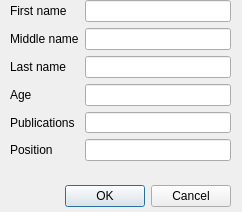
<?xml version="1.0" encoding="UTF-8"?>
<ui version="4.0">
 <class>Dialog</class>
 <widget class="QDialog" name="Dialog">
  <property name="geometry">
   <rect>
    <x>0</x>
    <y>0</y>
    <width>242</width>
    <height>212</height>
   </rect>
  </property>
  <property name="windowTitle">
   <string>Proofessor</string>
  </property>
  <widget class="QDialogButtonBox" name="buttonBox">
   <property name="geometry">
    <rect>
     <x>50</x>
     <y>180</y>
     <width>181</width>
     <height>32</height>
    </rect>
   </property>
   <property name="orientation">
    <enum>Qt::Horizontal</enum>
   </property>
   <property name="standardButtons">
    <set>QDialogButtonBox::Cancel|QDialogButtonBox::Ok</set>
   </property>
  </widget>
  <widget class="QWidget" name="formLayoutWidget">
   <property name="geometry">
    <rect>
     <x>10</x>
     <y>0</y>
     <width>221</width>
     <height>161</height>
    </rect>
   </property>
   <layout class="QFormLayout" name="formLayout">
    <item row="0" column="0">
     <widget class="QLabel" name="label">
      <property name="text">
       <string>First name</string>
      </property>
     </widget>
    </item>
    <item row="0" column="1">
     <widget class="QLineEdit" name="lineEdit"/>
    </item>
    <item row="1" column="1">
     <widget class="QLineEdit" name="lineEdit_2"/>
    </item>
    <item row="2" column="1">
     <widget class="QLineEdit" name="lineEdit_3"/>
    </item>
    <item row="3" column="1">
     <widget class="QLineEdit" name="lineEdit_4"/>
    </item>
    <item row="4" column="1">
     <widget class="QLineEdit" name="lineEdit_5"/>
    </item>
    <item row="1" column="0">
     <widget class="QLabel" name="label_2">
      <property name="text">
       <string>Middle name</string>
      </property>
     </widget>
    </item>
    <item row="2" column="0">
     <widget class="QLabel" name="label_3">
      <property name="text">
       <string>Last name</string>
      </property>
     </widget>
    </item>
    <item row="3" column="0">
     <widget class="QLabel" name="label_4">
      <property name="text">
       <string>Age</string>
      </property>
     </widget>
    </item>
    <item row="4" column="0">
     <widget class="QLabel" name="label_5">
      <property name="text">
       <string>Publications</string>
      </property>
     </widget>
    </item>
    <item row="5" column="0">
     <widget class="QLabel" name="label_6">
      <property name="text">
       <string>Position</string>
      </property>
     </widget>
    </item>
    <item row="5" column="1">
     <widget class="QLineEdit" name="lineEdit_6"/>
    </item>
   </layout>
  </widget>
 </widget>
 <resources/>
 <connections>
  <connection>
   <sender>buttonBox</sender>
   <signal>rejected()</signal>
   <receiver>Dialog</receiver>
   <slot>reject()</slot>
   <hints>
    <hint type="sourcelabel">
     <x>316</x>
     <y>260</y>
    </hint>
    <hint type="destinationlabel">
     <x>286</x>
     <y>274</y>
    </hint>
   </hints>
  </connection>
  <connection>
   <sender>buttonBox</sender>
   <signal>accepted()</signal>
   <receiver>Dialog</receiver>
   <slot>accept()</slot>
   <hints>
    <hint type="sourcelabel">
     <x>248</x>
     <y>254</y>
    </hint>
    <hint type="destinationlabel">
     <x>157</x>
     <y>274</y>
    </hint>
   </hints>
  </connection>
 </connections>
</ui>
